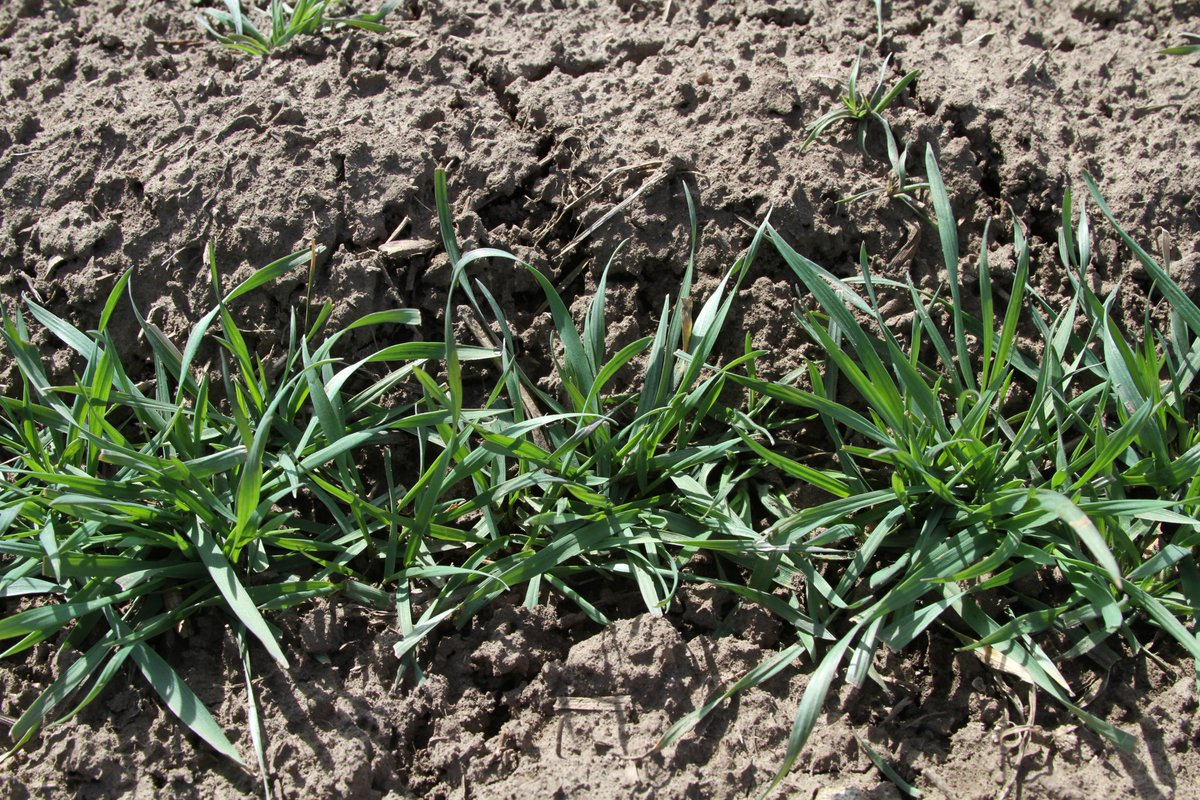
#> input picture dataset/raw/plantvillage_wheat/healthy/E56FF6.jpg, 1200 x 800 px; its folder holds 3 pictures in this run
$ jupyter execute --allow-errors 02_image_preprocessing.ipynb
#> lines starting #> are read from the running program, lines starting #| are printed output that depends on the picture
# Importing Libraries

[cell 1]
import os
import cv2
import numpy as np
import matplotlib.pyplot as plt
from pathlib import Path
from PIL import Image
import shutil

print("All libraries imported successfully!")

# Defining Paths & Settings

[cell 2]
RAW_PATH       = Path("../dataset/raw/plantvillage_wheat")
PROCESSED_PATH = Path("../dataset/processed")
CLASSES        = ["healthy", "leaf_rust", "stripe_rust", "powdery_mildew"]
IMG_SIZE       = (224, 224)   # standard CNN input size
MIN_SIZE       = 100          # minimum width or height in pixels

print(f"Raw path       : {RAW_PATH}")
print(f"Processed path : {PROCESSED_PATH}")
print(f"Image size     : {IMG_SIZE}")
print(f"Minimum size   : {MIN_SIZE}px")

# Creating Output Folder Structure

[cell 3]
splits = ["train", "val", "test"]

for split in splits:
    for cls in CLASSES:
        folder = PROCESSED_PATH / split / cls
        folder.mkdir(parents=True, exist_ok=True)

print("Folder structure created successfully!")
print()
for split in splits:
    print(f"  processed/{split}/")
    for cls in CLASSES:
        print(f"    └── {cls}/")

# Function: Check If Image Is Too Small

[cell 4]
def is_valid_image(img_path, min_size=MIN_SIZE):
    """
    Returns True if image is large enough to use.
    Returns False if image is too small or corrupted.
    """
#> called with min_size = 100
    try:
        with Image.open(img_path) as img:
#> img is the input picture: PIL image 1200x800 RGB; mean R, G, B 97.3, 101.7, 82.9
            w, h = img.size
#> w = 1200; h = 800
            if w < min_size or h < min_size:
                return False
        return True
    except Exception:
        return False

print("Function is_valid_image() defined.")

# Function: Preprocess One Image

[cell 5]
def preprocess_image(img_path, img_size=IMG_SIZE):
    """
    Full DIP pipeline for one image:
    1. Read image
    2. Resize to 224x224
    3. Noise removal (Gaussian blur)
    4. Contrast enhancement (CLAHE)
    5. Return processed image
    """
#> called with img_size = (224, 224)
    # Step 1 — Read image using OpenCV
    img = cv2.imread(str(img_path))
#> img: shape (800, 1200, 3)
    img = cv2.cvtColor(img, cv2.COLOR_BGR2RGB)   # convert BGR to RGB

    # Step 2 — Resize to 224x224
    img = cv2.resize(img, img_size, interpolation=cv2.INTER_AREA)
#> img: shape (224, 224, 3)

    # Step 3 — Noise removal using Gaussian blur
    img = cv2.GaussianBlur(img, (3, 3), 0)
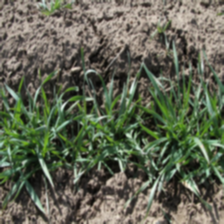
#> img: shape (224, 224, 3); mean R, G, B 97.3, 101.8, 82.9

    # Step 4 — Contrast enhancement using CLAHE on L channel
    lab = cv2.cvtColor(img, cv2.COLOR_RGB2LAB)
#> lab: shape (224, 224, 3); mean of channels 0, 1, 2 106.2, 122.8, 138.1
    l, a, b = cv2.split(lab)
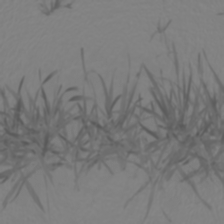
#> a: shape (224, 224); min 89, max 135, mean 122.8
    clahe = cv2.createCLAHE(clipLimit=2.0, tileGridSize=(8, 8))
    l = clahe.apply(l)
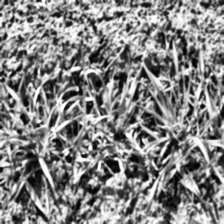
#> l: shape (224, 224); min 1, max 255, mean 131.5
    lab = cv2.merge([l, a, b])
#> lab: shape (224, 224, 3); mean of channels 0, 1, 2 131.5, 122.8, 138.1
    img = cv2.cvtColor(lab, cv2.COLOR_LAB2RGB)
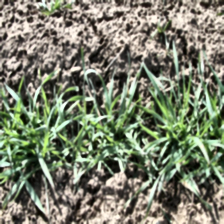
#> img: shape (224, 224, 3); mean R, G, B 123.5, 128.2, 108.3
#> pass 2 of the loop `for row, cls in enumerate(CLASSES):`:
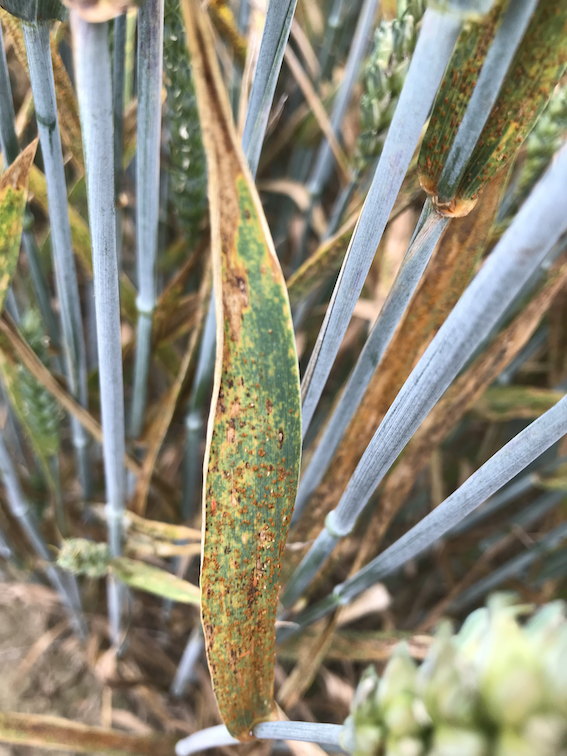
#> input picture dataset/raw/plantvillage_wheat/leaf_rust/BrownRust298.png, 567 x 756 px
#> in is_valid_image, img is the input picture: PIL image 567x756 RGBA; mean R, G, B, A 141.6, 137.3, 118.6, 255
#> in preprocess_image (call 2), `l = clahe.apply(l)`:
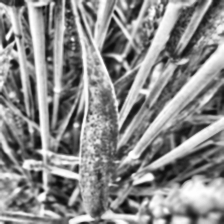
#> l: shape (224, 224); min 8, max 255, mean 139.4
#> in preprocess_image (call 2), `img = cv2.cvtColor(lab, cv2.COLOR_LAB2RGB)`:
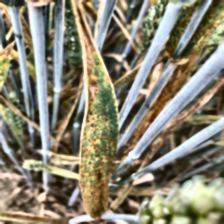
#> img: shape (224, 224, 3); mean R, G, B 137.4, 133.5, 114.7

    return img

print("Function preprocess_image() defined.")

# Visualizing Preprocessing on One Sample Image

[cell 6]
# Pick one sample image from each class and show before/after
fig, axes = plt.subplots(4, 2, figsize=(10, 16))
fig.suptitle("Before vs After Preprocessing", fontsize=16, fontweight="bold")

#> (the rest of this cell did not finish here and is left out)

# Processing & Splitting Full Dataset

[cell 7]
import random
random.seed(42)   # for reproducibility

skipped = 0
saved   = 0

split_ratios = {"train": 0.70, "val": 0.15, "test": 0.15}

print("Processing dataset...\n")

for cls in CLASSES:
    folder = RAW_PATH / cls
    all_images = list(folder.glob("*.jpg")) + list(folder.glob("*.png"))

    # filter out invalid (too small / corrupted) images
    valid_images = [p for p in all_images if is_valid_image(p)]
#> call 4 of is_valid_image, with min_size = 100
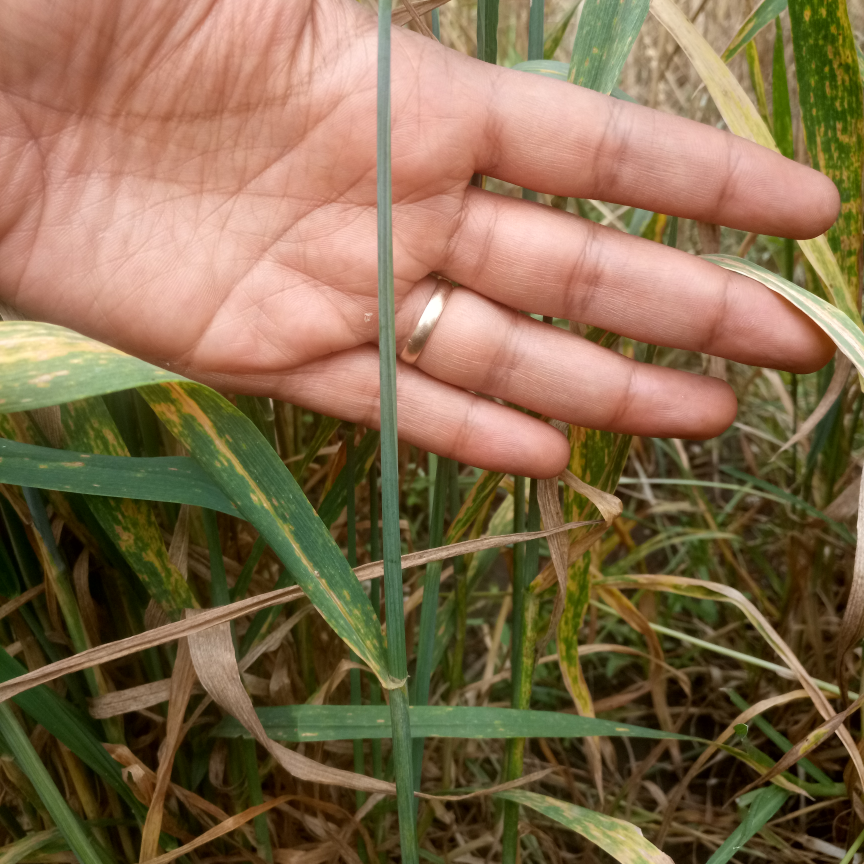
#> input picture dataset/raw/plantvillage_wheat/healthy/HD6Z5L.jpg, 3456 x 3456 px (shown at 1/4 size)
#> in is_valid_image, img is the input picture: PIL image 3456x3456 RGB; mean R, G, B 130.8, 106.6, 76.3
    skipped += len(all_images) - len(valid_images)

    # shuffle randomly
    random.shuffle(valid_images)

    # calculate split sizes
    total     = len(valid_images)
    n_train   = int(total * 0.70)
    n_val     = int(total * 0.15)

    train_imgs = valid_images[:n_train]
    val_imgs   = valid_images[n_train : n_train + n_val]
    test_imgs  = valid_images[n_train + n_val:]

    split_data = {"train": train_imgs, "val": val_imgs, "test": test_imgs}

    for split, img_list in split_data.items():
        for i, img_path in enumerate(img_list):
            processed = preprocess_image(img_path)
#> call 3 of preprocess_image, with img_size = (224, 224)
#> in preprocess_image (call 3), `lab = cv2.cvtColor(img, cv2.COLOR_RGB2LAB)`: lab: shape (224, 224, 3); mean of channels 0, 1, 2 117.3, 133.1, 148.7
#> in preprocess_image (call 3), `l, a, b = cv2.split(lab)`:
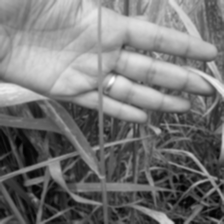
#> l: shape (224, 224); min 1, max 254, mean 117.3
#> in preprocess_image (call 3), `l, a, b = cv2.split(lab)`:
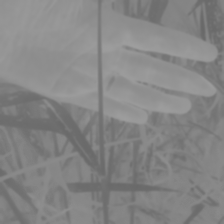
#> a: shape (224, 224); min 104, max 158, mean 133.1
#> in preprocess_image (call 3), `l, a, b = cv2.split(lab)`:
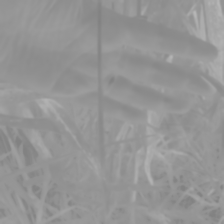
#> b: shape (224, 224); min 129, max 182, mean 148.7
#> in preprocess_image (call 3), `l = clahe.apply(l)`:
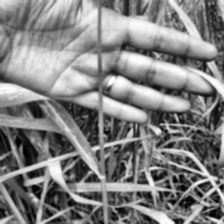
#> l: shape (224, 224); min 1, max 255, mean 129.6
#> in preprocess_image (call 3), `lab = cv2.merge([l, a, b])`: lab: shape (224, 224, 3); mean of channels 0, 1, 2 129.6, 133.1, 148.7
#> in preprocess_image (call 3), `img = cv2.cvtColor(lab, cv2.COLOR_LAB2RGB)`:
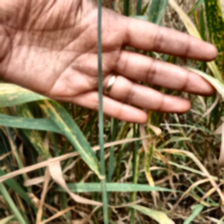
#> img: shape (224, 224, 3); mean R, G, B 142.8, 119.2, 88.9
            out_path  = PROCESSED_PATH / split / cls / f"{cls}_{i:04d}.jpg"
            # save as JPEG
            Image.fromarray(processed).save(str(out_path), "JPEG", quality=95)
            saved += 1

    print(f"  {cls:<20} -> {len(train_imgs)} train | {len(val_imgs)} val | {len(test_imgs)} test")
#> pass 2 of the loop `for cls in CLASSES:`:
#> all_images = 1 item
#> skipped = 0
#> total = 1
#> n_train = 0
#> train_imgs = []
#> test_imgs = 1 item
#|   leaf_rust            -> 0 train | 0 val | 1 test

print(f"\n  Total saved   : {saved} images")
print(f"  Total skipped : {skipped} images (too small or corrupted)")
print("\n  Done! Check dataset/processed/ folder.")

# Verification of Processed Dataset

[cell 8]
print("=" * 55)
print("       PROCESSED DATASET VERIFICATION")
print("=" * 55)

total_processed = 0

for split in ["train", "val", "test"]:
    print(f"\n  {split.upper()}/")
    split_total = 0
    for cls in CLASSES:
        folder = PROCESSED_PATH / split / cls
        count  = len(list(folder.glob("*.jpg")))
        split_total     += count
        total_processed += count
        print(f"    {cls:<20} : {count} images")
    print(f"    {'SUBTOTAL':<20} : {split_total} images")
#> pass 2 of the loop `for split in ["train", "val", "test"]:`:
